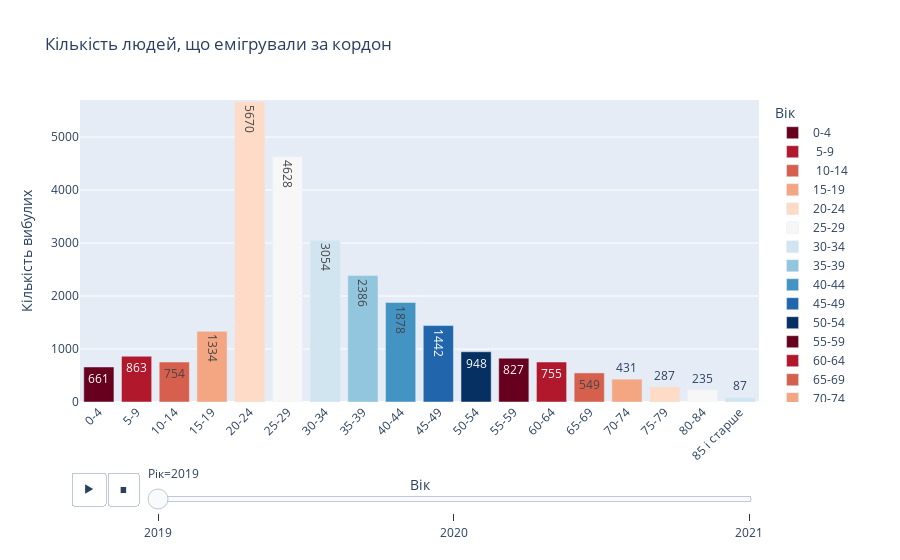

Notebook code cell kept with this figure:
### Code cell
fig = px.bar(df_migr, x="Вік", y="Кількість вибулих", 
      color="Вік", color_discrete_sequence=px.colors.sequential.RdBu,
      animation_frame="Рік", animation_group="Кількість вибулих", 
      range_y=[0,5700], text = 'Кількість вибулих',
      title='Кількість людей, що емігрували за кордон'
      )
fig.update_layout(uniformtext_minsize=8)
fig.update_layout(xaxis_tickangle=-45)

### Figure 1 — Plotly figure (JSON) as saved in the notebook; plotly's stock layout.template omitted (floating-point values rounded to 4 significant figures)
{"data": [{"alignmentgroup": "True", "hovertemplate": "Вік=%{x}<br>Рік=2019<br>Кількість вибулих=%{text}<extra></extra>", "ids": [661], "legendgroup": "0-4", "marker": {"color": "rgb(103,0,31)", "pattern": {"shape": ""}}, "name": "0-4", "offsetgroup": "0-4", "orientation": "v", "showlegend": true, "text": [661], "textposition": "auto", "type": "bar", "x": ["0-4"], "xaxis": "x", "y": [661], "yaxis": "y"}, {"alignmentgroup": "True", "hovertemplate": "Вік=%{x}<br>Рік=2019<br>Кількість вибулих=%{text}<extra></extra>", "ids": [863], "legendgroup": " 5-9", "marker": {"color": "rgb(178,24,43)", "pattern": {"shape": ""}}, "name": " 5-9", "offsetgroup": " 5-9", "orientation": "v", "showlegend": true, "text": [863], "textposition": "auto", "type": "bar", "x": [" 5-9"], "xaxis": "x", "y": [863], "yaxis": "y"}, {"alignmentgroup": "True", "hovertemplate": "Вік=%{x}<br>Рік=2019<br>Кількість вибулих=%{text}<extra></extra>", "ids": [754], "legendgroup": " 10-14", "marker": {"color": "rgb(214,96,77)", "pattern": {"shape": ""}}, "name": " 10-14", "offsetgroup": " 10-14", "orientation": "v", "showlegend": true, "text": [754], "textposition": "auto", "type": "bar", "x": [" 10-14"], "xaxis": "x", "y": [754], "yaxis": "y"}, {"alignmentgroup": "True", "hovertemplate": "Вік=%{x}<br>Рік=2019<br>Кількість вибулих=%{text}<extra></extra>", "ids": [1334], "legendgroup": "15-19", "marker": {"color": "rgb(244,165,130)", "pattern": {"shape": ""}}, "name": "15-19", "offsetgroup": "15-19", "orientation": "v", "showlegend": true, "text": [1334], "textposition": "auto", "type": "bar", "x": ["15-19"], "xaxis": "x", "y": [1334], "yaxis": "y"}, {"alignmentgroup": "True", "hovertemplate": "Вік=%{x}<br>Рік=2019<br>Кількість вибулих=%{text}<extra></extra>", "ids": [5670], "legendgroup": "20-24", "marker": {"color": "rgb(253,219,199)", "pattern": {"shape": ""}}, "name": "20-24", "offsetgroup": "20-24", "orientation": "v", "showlegend": true, "text": [5670], "textposition": "auto", "type": "bar", "x": ["20-24"], "xaxis": "x", "y": [5670], "yaxis": "y"}, {"alignmentgroup": "True", "hovertemplate": "Вік=%{x}<br>Рік=2019<br>Кількість вибулих=%{text}<extra></extra>", "ids": [4628], "legendgroup": "25-29", "marker": {"color": "rgb(247,247,247)", "pattern": {"shape": ""}}, "name": "25-29", "offsetgroup": "25-29", "orientation": "v", "showlegend": true, "text": [4628], "textposition": "auto", "type": "bar", "x": ["25-29"], "xaxis": "x", "y": [4628], "yaxis": "y"}, {"alignmentgroup": "True", "hovertemplate": "Вік=%{x}<br>Рік=2019<br>Кількість вибулих=%{text}<extra></extra>", "ids": [3054], "legendgroup": "30-34", "marker": {"color": "rgb(209,229,240)", "pattern": {"shape": ""}}, "name": "30-34", "offsetgroup": "30-34", "orientation": "v", "showlegend": true, "text": [3054], "textposition": "auto", "type": "bar", "x": ["30-34"], "xaxis": "x", "y": [3054], "yaxis": "y"}, {"alignmentgroup": "True", "hovertemplate": "Вік=%{x}<br>Рік=2019<br>Кількість вибулих=%{text}<extra></extra>", "ids": [2386], "legendgroup": "35-39", "marker": {"color": "rgb(146,197,222)", "pattern": {"shape": ""}}, "name": "35-39", "offsetgroup": "35-39", "orientation": "v", "showlegend": true, "text": [2386], "textposition": "auto", "type": "bar", "x": ["35-39"], "xaxis": "x", "y": [2386], "yaxis": "y"}, {"alignmentgroup": "True", "hovertemplate": "Вік=%{x}<br>Рік=2019<br>Кількість вибулих=%{text}<extra></extra>", "ids": [1878], "legendgroup": "40-44", "marker": {"color": "rgb(67,147,195)", "pattern": {"shape": ""}}, "name": "40-44", "offsetgroup": "40-44", "orientation": "v", "showlegend": true, "text": [1878], "textposition": "auto", "type": "bar", "x": ["40-44"], "xaxis": "x", "y": [1878], "yaxis": "y"}, {"alignmentgroup": "True", "hovertemplate": "Вік=%{x}<br>Рік=2019<br>Кількість вибулих=%{text}<extra></extra>", "ids": [1442], "legendgroup": "45-49", "marker": {"color": "rgb(33,102,172)", "pattern": {"shape": ""}}, "name": "45-49", "offsetgroup": "45-49", "orientation": "v", "showlegend": true, "text": [1442], "textposition": "auto", "type": "bar", "x": ["45-49"], "xaxis": "x", "y": [1442], "yaxis": "y"}, {"alignmentgroup": "True", "hovertemplate": "Вік=%{x}<br>Рік=2019<br>Кількість вибулих=%{text}<extra></extra>", "ids": [948], "legendgroup": "50-54", "marker": {"color": "rgb(5,48,97)", "pattern": {"shape": ""}}, "name": "50-54", "offsetgroup": "50-54", "orientation": "v", "showlegend": true, "text": [948], "textposition": "auto", "type": "bar", "x": ["50-54"], "xaxis": "x", "y": [948], "yaxis": "y"}, {"alignmentgroup": "True", "hovertemplate": "Вік=%{x}<br>Рік=2019<br>Кількість вибулих=%{text}<extra></extra>", "ids": [827], "legendgroup": "55-59", "marker": {"color": "rgb(103,0,31)", "pattern": {"shape": ""}}, "name": "55-59", "offsetgroup": "55-59", "orientation": "v", "showlegend": true, "text": [827], "textposition": "auto", "type": "bar", "x": ["55-59"], "xaxis": "x", "y": [827], "yaxis": "y"}, {"alignmentgroup": "True", "hovertemplate": "Вік=%{x}<br>Рік=2019<br>Кількість вибулих=%{text}<extra></extra>", "ids": [755], "legendgroup": "60-64", "marker": {"color": "rgb(178,24,43)", "pattern": {"shape": ""}}, "name": "60-64", "offsetgroup": "60-64", "orientation": "v", "showlegend": true, "text": [755], "textposition": "auto", "type": "bar", "x": ["60-64"], "xaxis": "x", "y": [755], "yaxis": "y"}, {"alignmentgroup": "True", "hovertemplate": "Вік=%{x}<br>Рік=2019<br>Кількість вибулих=%{text}<extra></extra>", "ids": [549], "legendgroup": "65-69", "marker": {"color": "rgb(214,96,77)", "pattern": {"shape": ""}}, "name": "65-69", "offsetgroup": "65-69", "orientation": "v", "showlegend": true, "text": [549], "textposition": "auto", "type": "bar", "x": ["65-69"], "xaxis": "x", "y": [549], "yaxis": "y"}, {"alignmentgroup": "True", "hovertemplate": "Вік=%{x}<br>Рік=2019<br>Кількість вибулих=%{text}<extra></extra>", "ids": [431], "legendgroup": "70-74", "marker": {"color": "rgb(244,165,130)", "pattern": {"shape": ""}}, "name": "70-74", "offsetgroup": "70-74", "orientation": "v", "showlegend": true, "text": [431], "textposition": "auto", "type": "bar", "x": ["70-74"], "xaxis": "x", "y": [431], "yaxis": "y"}, {"alignmentgroup": "True", "hovertemplate": "Вік=%{x}<br>Рік=2019<br>Кількість вибулих=%{text}<extra></extra>", "ids": [287], "legendgroup": "75-79", "marker": {"color": "rgb(253,219,199)", "pattern": {"shape": ""}}, "name": "75-79", "offsetgroup": "75-79", "orientation": "v", "showlegend": true, "text": [287], "textposition": "auto", "type": "bar", "x": ["75-79"], "xaxis": "x", "y": [287], "yaxis": "y"}, {"alignmentgroup": "True", "hovertemplate": "Вік=%{x}<br>Рік=2019<br>Кількість вибулих=%{text}<extra></extra>", "ids": [235], "legendgroup": "80-84", "marker": {"color": "rgb(247,247,247)", "pattern": {"shape": ""}}, "name": "80-84", "offsetgroup": "80-84", "orientation": "v", "showlegend": true, "text": [235], "textposition": "auto", "type": "bar", "x": ["80-84"], "xaxis": "x", "y": [235], "yaxis": "y"}, {"alignmentgroup": "True", "hovertemplate": "Вік=%{x}<br>Рік=2019<br>Кількість вибулих=%{text}<extra></extra>", "ids": [87], "legendgroup": " 85 і старше", "marker": {"color": "rgb(209,229,240)", "pattern": {"shape": ""}}, "name": " 85 і старше", "offsetgroup": " 85 і старше", "orientation": "v", "showlegend": true, "text": [87], "textposition": "auto", "type": "bar", "x": [" 85 і старше"], "xaxis": "x", "y": [87], "yaxis": "y"}], "layout": {"barmode": "relative", "legend": {"title": {"text": "Вік"}, "tracegroupgap": 0}, "sliders": [{"active": 0, "currentvalue": {"prefix": "Рік="}, "len": 0.9, "pad": {"b": 10, "t": 60}, "steps": [{"args": [["2019"], {"frame": {"duration": 0, "redraw": true}, "fromcurrent": true, "mode": "immediate", "transition": {"duration": 0, "easing": "linear"}}], "label": "2019", "method": "animate"}, {"args": [["2020"], {"frame": {"duration": 0, "redraw": true}, "fromcurrent": true, "mode": "immediate", "transition": {"duration": 0, "easing": "linear"}}], "label": "2020", "method": "animate"}, {"args": [["2021"], {"frame": {"duration": 0, "redraw": true}, "fromcurrent": true, "mode": "immediate", "transition": {"duration": 0, "easing": "linear"}}], "label": "2021", "method": "animate"}], "x": 0.1, "xanchor": "left", "y": 0, "yanchor": "top"}], "title": {"text": "Кількість людей, що емігрували за кордон"}, "uniformtext": {"minsize": 8}, "updatemenus": [{"buttons": [{"args": [null, {"frame": {"duration": 500, "redraw": true}, "fromcurrent": true, "mode": "immediate", "transition": {"duration": 500, "easing": "linear"}}], "label": "&#9654;", "method": "animate"}, {"args": [[null], {"frame": {"duration": 0, "redraw": true}, "fromcurrent": true, "mode": "immediate", "transition": {"duration": 0, "easing": "linear"}}], "label": "&#9724;", "method": "animate"}], "direction": "left", "pad": {"r": 10, "t": 70}, "showactive": false, "type": "buttons", "x": 0.1, "xanchor": "right", "y": 0, "yanchor": "top"}], "xaxis": {"anchor": "y", "categoryarray": ["0-4", " 5-9", " 10-14", "15-19", "20-24", "25-29", "30-34", "35-39", "40-44", "45-49", "50-54", "55-59", "60-64", "65-69", "70-74", "75-79", "80-84", " 85 і старше"], "categoryorder": "array", "domain": [0, 1], "tickangle": -45, "title": {"text": "Вік"}}, "yaxis": {"anchor": "x", "domain": [0, 1], "range": [0, 5700], "title": {"text": "Кількість вибулих"}}}}
